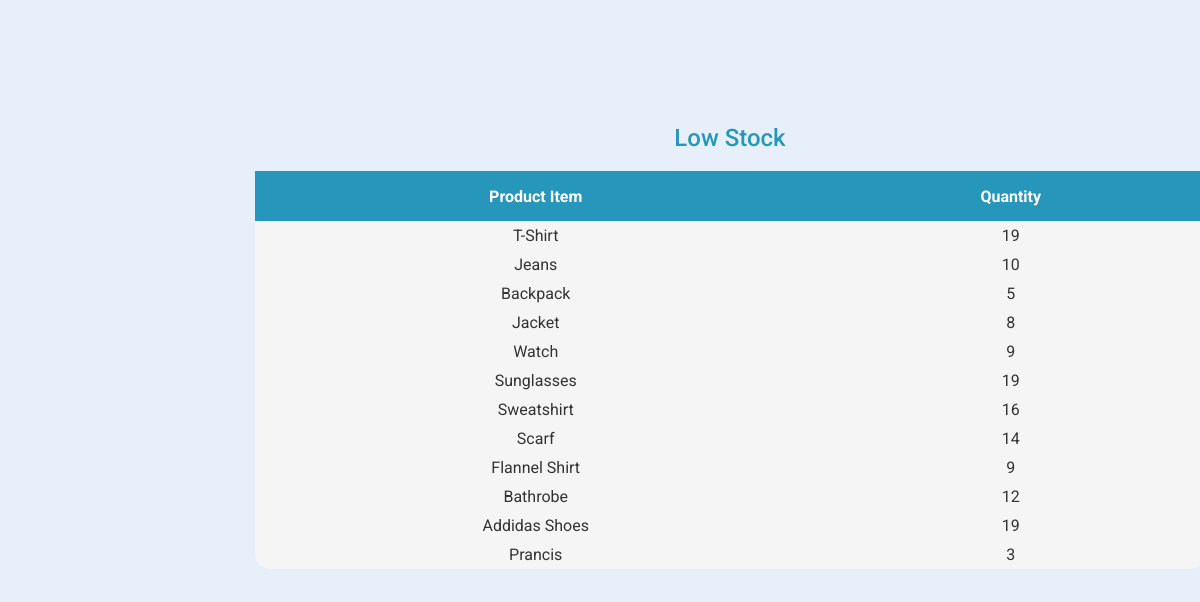
Page /low_stock.php on the committed database.
### tables this page shows
CREATE TABLE `products` (
  `id` int(11) UNSIGNED NOT NULL,
  `name` varchar(255) NOT NULL,
  `quantity` int(50) DEFAULT NULL,
  `sale_price` decimal(25,2) NOT NULL,
  `date` datetime NOT NULL
);

### includes/newsql.php (called while the page is built, shortened)
<?php
  require_once('includes/load.php');
function find_by_sql($sql)
{
  global $db;
  $result= $db->query($sql);
  $result_set= $db->while_loop($result);
 return $result_set;
}
function stock(){
  $sql= "SELECT name, quantity FROM products WHERE quantity<20";
  $result= find_by_sql($sql);
  return $result;
}
 ?>

### includes/database.php (called while the page is built, shortened)
<?php
class MySqli_DB {
    private $con;
    function db_connect()
{
  $this->con = mysqli_connect(DB_HOST,DB_USER,DB_PASS);
  if(!$this->con)
         {
           die(" Database connection failed:". mysqli_connect_error());
         } else {
           $select_db = $this->con->select_db(DB_NAME);
         }
}
function query($sql)
   {
      if (trim($sql != "")) {
          $this->query_id = $this->con->query($sql);
      }
       return $this->query_id;
   }
   function fetch_array($statement){
  return mysqli_fetch_array($statement);
}
 function while_loop($loop){
   $results = array();
   while ($result = $this->fetch_array($loop)) {
      $results[] = $result;
   }
 return $results;
}
}
$db = new MySqli_DB();
?>

### low_stock.php (the view, shortened to what this page needs)
<?php
 include_once('layouts/newheader.php');
?>
<div class='prdctdiv'>
<h3>Low Stock</h3>
<table>
      <?php $stock=stock();?>
         <tr>
            <th>Product Item</th>
            <th>Quantity</th>
        </tr>
        <tr>
            <?php foreach($stock as $stocks){ ?>
            <td class="text-center"><?php echo $stocks['name']; ?></td>
            <td class="text-center"><?php echo $stocks['quantity']; ?></td>
        </tr>
        <?php } ?>
</table>

### layouts/newheader.php (shortened to what this page needs)
<html>
    <head>
        <link rel="stylesheet" type="text/css" href="css/newstylesheet.css">
        <link rel="stylesheet" href="https://maxcdn.bootstrapcdn.com/bootstrap/3.3.4/css/bootstrap.min.css"/>
    </head>
    <body>
    <div class="page">

### css/newstylesheet.css (style rules this page uses)
* { font-family: 'Roboto', sans-serif; }
body { background-image: linear-gradient(2deg, rgba(17, 100, 180, 0.50) -9.64%, rgba(17, 100, 180, 0.47) 18.95%, rgba(17, 100, 180, 0.00) 64.81%); }
.page { background-color: #E6EFFA; height: 100%; }
.prdctdiv table { border-radius: 15px; width: 100%; background-color: whitesmoke; text-align: center; }
.prdctdiv table th { text-align: center; padding: 10; }
.prdctdiv table td { padding: 5; text-align: center; }
.prdctdiv { display: inline-block; width: 80%; padding: 5px; margin-left: 250px; margin-top: 100px; background-color: #E6EFFA; border-radius: 10px; }
.prdctdiv h3 { text-align: center; font-size: 24px; color: #2697ba; margin: 20px; }
.prdctdiv th { background-color: #2697ba; color:#fff; height: 50px; }

### rows in the picture
products: name "T-Shirt", quantity "19"
products: name "Jeans", quantity "10"
products: name "Backpack", quantity "5"
products: name "Jacket", quantity "8"
products: name "Watch", quantity "9"
products: name "Sunglasses", quantity "19"
products: name "Sweatshirt", quantity "16"
products: name "Scarf", quantity "14"
products: name "Flannel Shirt", quantity "9"
products: name "Bathrobe", quantity "12"
products: name "Addidas Shoes", quantity "19"
products: name "Prancis", quantity "3"
